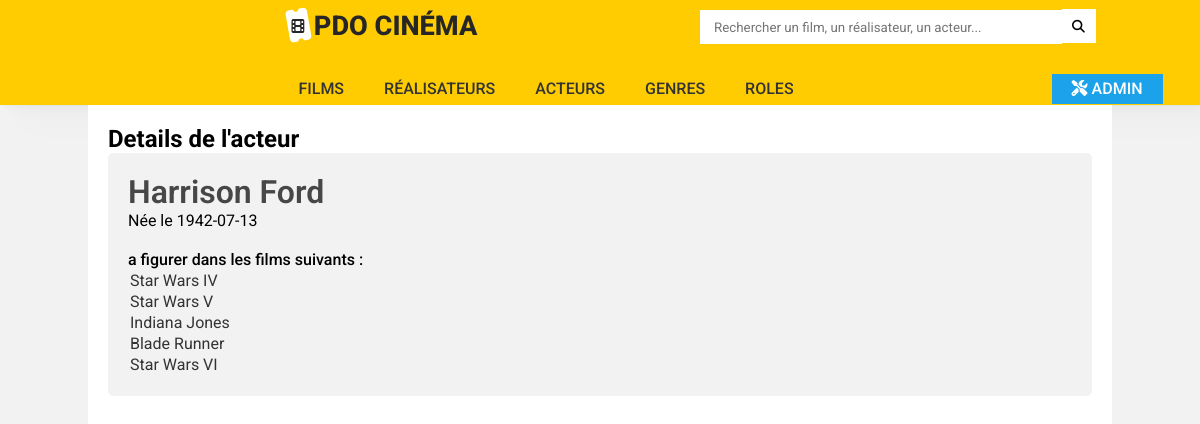
The page /index.php?action=detailActeur&id=1 on the database its author committed.
### tables this page shows
CREATE TABLE IF NOT EXISTS `personne` (
  `id_personne` int(11) NOT NULL AUTO_INCREMENT,
  `nom_personne` varchar(50) NOT NULL,
  `prenom_personne` varchar(50) NOT NULL,
  `sexe` varchar(50) NOT NULL,
  `date_naissance` date NOT NULL,
  `photo` varchar(255) NOT NULL,
  PRIMARY KEY (`id_personne`)
);

CREATE TABLE IF NOT EXISTS `film` (
  `id_film` int(11) NOT NULL AUTO_INCREMENT,
  `id_realisateur` int(11) NOT NULL,
  `titre` varchar(50) NOT NULL,
  `annee_sortie` year(4) NOT NULL,
  `duree` int(11) NOT NULL,
  `synopsis` text,
  `note` float NOT NULL,
  `affiche` varchar(255) NOT NULL,
  `likes` int(11) NOT NULL DEFAULT '0',
  PRIMARY KEY (`id_film`),
  KEY `id_realisateur` (`id_realisateur`),
  CONSTRAINT `FK_film_realisateur` FOREIGN KEY (`id_realisateur`) REFERENCES `realisateur` (`id_realisateur`)
);

### controller/cinemaController.php (called while the page is built, shortened)
<?php
class CinemaController {
    public function detailActeur($id){
        $pdo = Connect::seConnecter();
        $requete = $pdo->prepare('
        SELECT prenom_personne, nom_personne,date_naissance
        FROM personne
        INNER JOIN acteur
        ON personne.id_personne = acteur.id_personne
        WHERE acteur.id_acteur = :id
        ');
        $requete->execute(['id' => $id]);
        $requete2 = $pdo->prepare('
        SELECT titre,film.id_film
        FROM film
        INNER JOIN figurer
        ON film.id_film = figurer.id_film
        WHERE id_acteur = :id
        ');
        $requete2->execute(['id' => $id]);
        require 'view/detailActeur.php';
    }
}

### view/detailActeur.php (the view, shortened to what this page needs)
<?php ob_start();
$acteur = $requete->fetch();
$films = $requete2->fetchAll();
?>
<div id='detailActeur'>
    <p><?= $acteur['prenom_personne'].' '.$acteur['nom_personne'] ?></p>
    <p>Née le <?= $acteur['date_naissance']?></p>
    <p>a figurer dans les films suivants :</p>
    <table>
        <tbody>
            <?php
                foreach($films as $film) { ?>
                <tr>
                    <td><a href="index.php?action=detailFilm&id=<?= $film['id_film'] ?>"><?= $film['titre'] ?><a></td>
                </tr>
            <?php } ?>
        </tbody>
    </table>
</div>
<?php
require 'view/template.php';
?>

### public/style.css (style rules this page uses)
* { box-sizing: border-box; margin: 0; padding: 0; font-family: 'Roboto', sans-serif; list-style: none; text-decoration: none; }
body { background-color:#f2f2f2; display: flex; justify-content: center; flex-wrap: wrap; }
a { color: #333333; }
.contenu p { width: 100%; }
#detailActeur { background-color: #f2f2f2; width: 100%; border-radius: 5px; padding: 20px; }
#detailActeur p:nth-child(1) { color:#474747; font-size: 2rem; font-weight: 600; }
#detailActeur p:nth-child(3) { margin-top: 20px; font-weight: 500; }
#detailActeur a { color: #333333; }

### rows shown on the page
personne: prenom_personne "Harrison", nom_personne "Ford", date_naissance "1942-07-13"
film: titre "Star Wars IV"
film: titre "Star Wars V"
film: titre "Indiana Jones"
film: titre "Blade Runner"
film: titre "Star Wars VI"

### other values the page prints
$titre_secondaire "Details de l'acteur"
